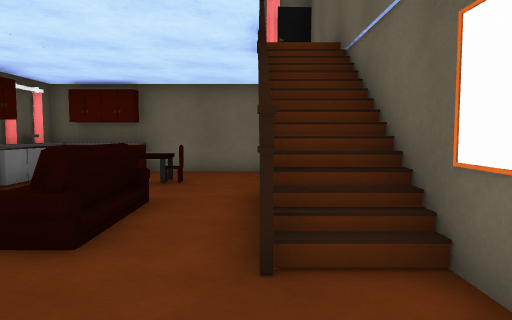
[1] (above)

12 first-person views from a walk through a 3-D level made in the Unity game engine. The camera is 1.2 m above the floor, tilts 4° down and sees 70° across. Doors are open. The floor is counted in squares, 1 m on a side. Each view is taken from the middle of a square. On the plan, view 1 faces up. The plan holds only what a view shows up to about 15 squares ahead; the rest is blank. The place goes on beyond the plan. The player character is not drawn.

[2]
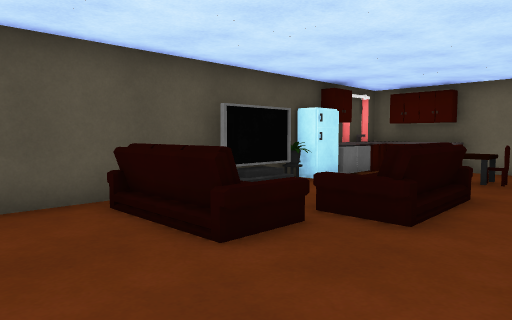

[3]
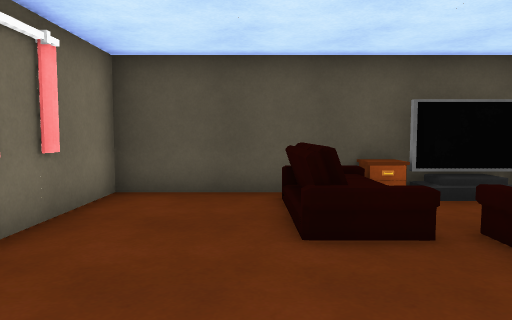

[4]
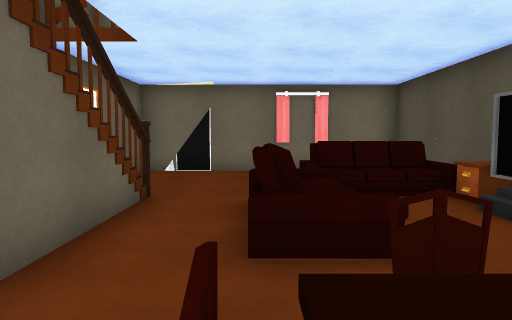

[5]
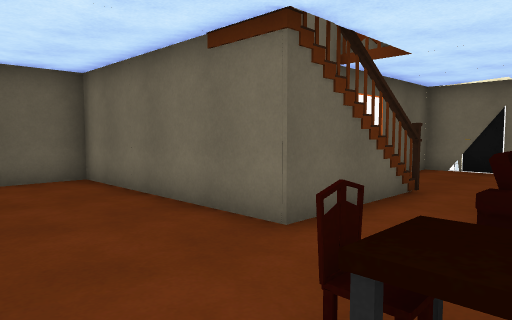

[6]
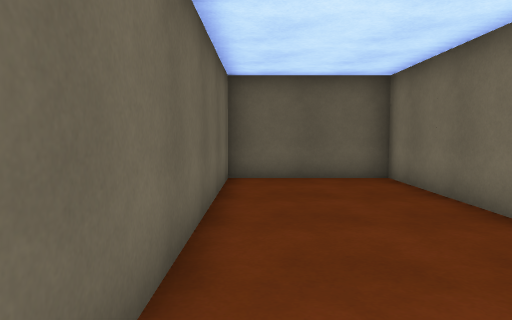

[7]
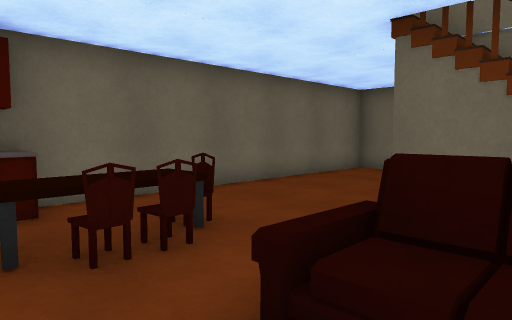

[8]
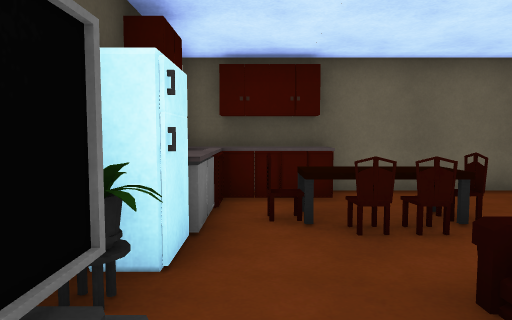

[9]
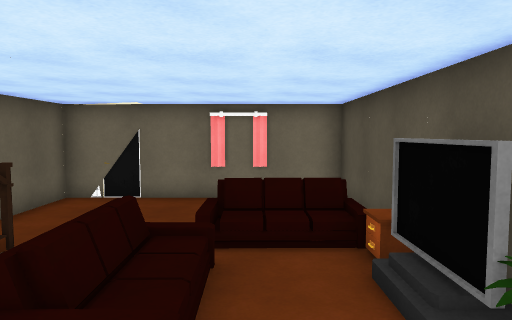

[10]
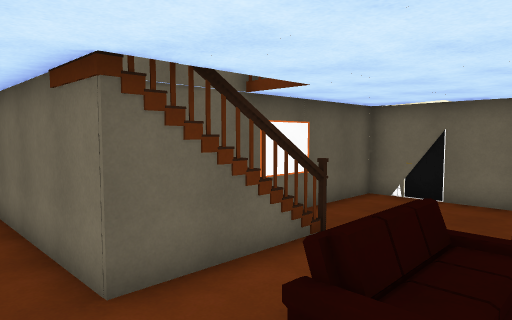

[11]
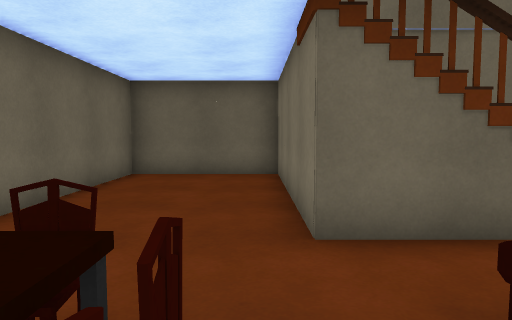

[12]
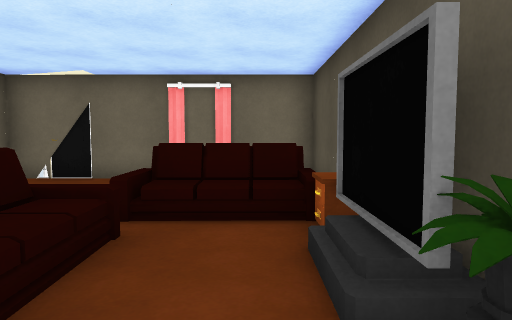

### Floor plan
Key: @ floor where view 1 was taken; # wall or solid block; x gap in a wall; . main floor; : floor 0.75 m higher than the main floor; / step, stairs or slope; D open door; = window, fence, low wall or low ledge; O other object.
Columns run from 7 left of view 1 to 7 right of it. Each row starts with its distance up from view 1.
 12   #############
 11  ###..........#
 10  ##==.........#
  9  #/::=........#
  8  #..=.......D.#
  7  #.....#/##DD#D
  6  #..O=.#/#
  5  #..O=.=/#
  4  #..#DDx/#
  3 ##..#DD#/#
  2 ##==#....#
  1 #........#
  0 #......@.#
 -1 #........#
 -2 ##########

Positions as (right, up) in squares from view 1, and headings:
1: (0, 0), facing up
2: (0, -1), facing up-left
3: (1, 1), facing left
4: (-2, 10), facing down
5: (-3, 11), facing down-right
6: (-3, 11), facing right
7: (-5, 5), facing up-right
8: (-5, 4), facing up
9: (-4, 9), facing down
10: (-4, 9), facing down-right
11: (-4, 8), facing right
12: (-5, 8), facing down
